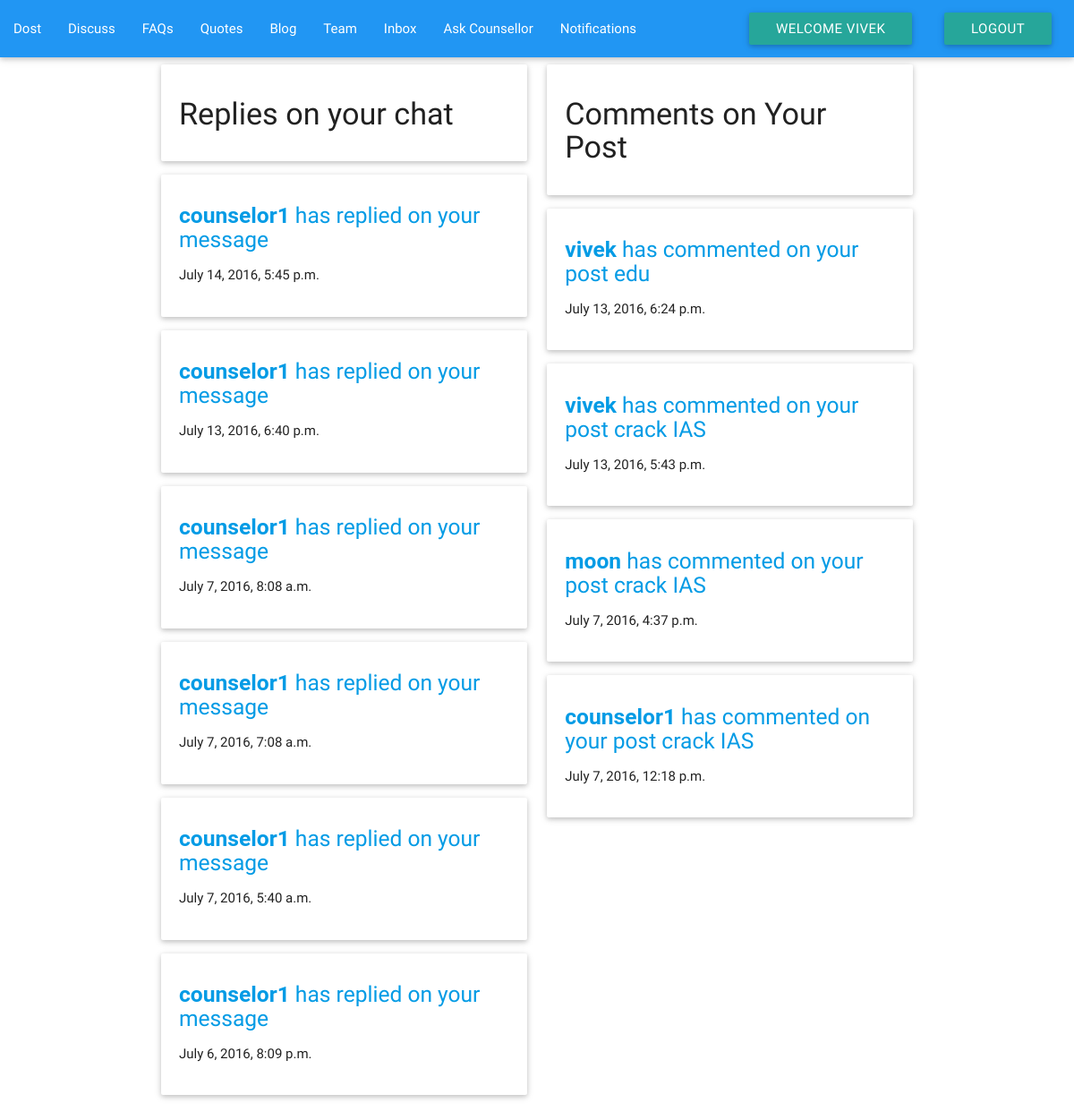
/counsellor/notifi/ (signed in), run on the app's committed database.
### counselor/models.py (models this page shows, shortened)
class notifications(models.Model):
    title = models.CharField(max_length=120,blank=True, null=True)
    writer = models.CharField(max_length=120,blank=False, null=True)
    message_id = models.PositiveIntegerField(blank=False, null=True)
    timestamp = models.DateTimeField(auto_now_add=True, auto_now=False)
    creator = models.CharField(max_length=120, blank=True, null=True)
    boolean_field = models.BooleanField(default=False)

### discussions/models.py (models this page shows, shortened)
class notifications1(models.Model):
    title = models.CharField(max_length=120,blank=True, null=True)
    writer = models.CharField(max_length=120,blank=False, null=True)
    message_id = models.PositiveIntegerField(blank=False, null=True)
    timestamp = models.DateTimeField(auto_now_add=True, auto_now=False)
    creator = models.CharField(max_length=120, blank=True, null=True)
    boolean_field = models.BooleanField(default=True)

### counselor/views.py (the view)
def notifi(request):
    notifi1 = notifications.objects.all().order_by("-timestamp")
    notifi2 = notifications1.objects.all().order_by("-timestamp")
    context = {
        "notifi": notifi1,
        "notifi1":notifi2
    }
    return render(request, "counselor/notifications.html", context)

### counselor/templates/counselor/notifications.html
{% extends "main/base.html" %}
{% block content  %}
<div class="container">
         <div class="row">
             <div class="col s12 m6 l6 " >
                 <div class="card-panel">
                     <h4> Replies on your chat </h4>
                     </div>
         {% for obj in notifi %}
            {% if request.user.username == "counselor1" %}
                {% if obj.title == None %}
                    {% if obj.writer != 'counselor1' %}
                       <div class="card-panel">
                        <a  href = "/counselor/messlist/{{ obj.message_id }}" > <h5> <b>{{ obj.writer }}</b>  has replied on your message </b> </h5>  </a>
                        <p > {{ obj.timestamp }} </p>
                        </div>
                    {% endif %}
                {% else %}
                         <div class="card-panel">
                        <a  href = "/counselor/messlist/{{ obj.message_id }}" > <h5> <b>{{ obj.writer }}</b>  has asked question with title=<b>{{ obj.title }}</b> </h5>  </a>
                        <p> {{ obj.timestamp }} </p>
                        </div>
                {% endif %}
            {% else %}
                        {% if obj.title == None %}
                           {% if obj.writer == 'counselor1' and obj.creator == request.user.username %}
                            <div class="card-panel">
                            <a  href = "/counselor/messlist/{{ obj.message_id }}" > <h5> <b>{{ obj.writer }}</b>  has replied on your message </b> </h5>  </a>
                            <p> {{ obj.timestamp }} </p>
                            </div>
                            {% endif %}
                         {% endif %}
            {% endif %}
         {% endfor %}
          </div>
             <div class="col s12 m6 l6 " >
                 <div class="card-panel">
                     <h4>Comments on Your Post </h4>
                     </div>
         {% for obj in notifi1 %}
            {% if request.user.username == obj.creator and request.user.username != writer %}
                 <div class="card-panel">
             <a  href = "/discussions/{{ obj.message_id }}" > <h5> <b>{{ obj.writer }}</b>  has commented on your post {{obj.title}} </b> </h5>  </a>
                        <p> {{ obj.timestamp }} </p>
            </div>
            {% endif %}
         {% endfor %}
             </div>
       </div>
 </div>
{% endblock content %}

### main/templates/main/base.html (shortened to what this page needs)
<!DOCTYPE html>
<html lang="en" xmlns="http://www.w3.org/1999/html" xmlns="http://www.w3.org/1999/html">
<head>
      <link type="text/css" rel="stylesheet" href=" {% static 'main2/css/materialize.min.css' %} "  media="screen,projection"/>
</head>
<body>
    <nav class="navbar navbar-default ">
        <div class="container-fluid" >
            <div class="navbar-header" >
                <ul class="nav navbar-nav">
                    <li> <a href="/" >Dost</a></li>
                    <li> <a href="/discussions" >Discuss</a></li>
                    <li> <a href="/faqs" >FAQs</a></li>
                    <li> <a href="/quotes" > Quotes</a></li>
                    <li> <a href="/blog" > Blog</a></li>
                    <li> <a href="/team" > Team</a></li>
                    {% if user.is_authenticated %}
                           {% if request.user.username == "counselor1" %}
                           <li> <a href="/counsellor/messlist/" >MessageList</a></li>
                           <li> <a href="/counsellor/notifi/" >Notifications</a></li>
                           {% else %}
                            <li> <a href="/counsellor/myinbox/" >Inbox</a></li>
                            <li> <a href="/counsellor/ask" >Ask Counsellor</a></li>
                            <li> <a href="/counsellor/notifi/" >Notifications</a></li>
                           {% endif %}
                    {% endif %}
                    {% if user.is_authenticated %}
                       <ul class="right hide-on-med-and-down">
                        <li  style="margin:0px 5px 0px 0px;"><a href="" class="waves-effect waves-light btn"> Welcome {{ user.username }} </a>  </li>
                        <li style="margin:0px 10px 0px 0px;"><a href="/logout" class="waves-effect waves-light btn">Logout</a> </li>
                        </ul>
                    {% else %}
                        <ul class="right hide-on-med-and-down">
                    	<li style=""><a href="/login" class="waves-effect waves-light btn">LOGIN</a></li>
						<li style=""><a href="/register" class="waves-effect waves-light btn">SIGNUP NOW</a></li>
                        </ul>
                    {% endif %}
                    </ul>
        </div>
            </div>
    </nav>
            {% block content %}
            {% endblock content %}
    </body>
</html>

### data on the page
notifications: writer "counselor1", timestamp "July 14, 2016, 5:45 p.m."
notifications: writer "counselor1", timestamp "July 13, 2016, 6:40 p.m."
notifications: writer "counselor1", timestamp "July 7, 2016, 8:08 a.m."
notifications: writer "counselor1", timestamp "July 7, 2016, 7:08 a.m."
notifications: writer "counselor1", timestamp "July 7, 2016, 5:40 a.m."
notifications: writer "counselor1", timestamp "July 6, 2016, 8:09 p.m."
notifications1: writer "vivek", title "edu", timestamp "July 13, 2016, 6:24 p.m."
notifications1: writer "vivek", title "crack IAS", timestamp "July 13, 2016, 5:43 p.m."
notifications1: writer "moon", title "crack IAS", timestamp "July 7, 2016, 4:37 p.m."
notifications1: writer "counselor1", title "crack IAS", timestamp "July 7, 2016, 12:18 p.m."

### other printed values
{{ user.username }} "VIVEK"
